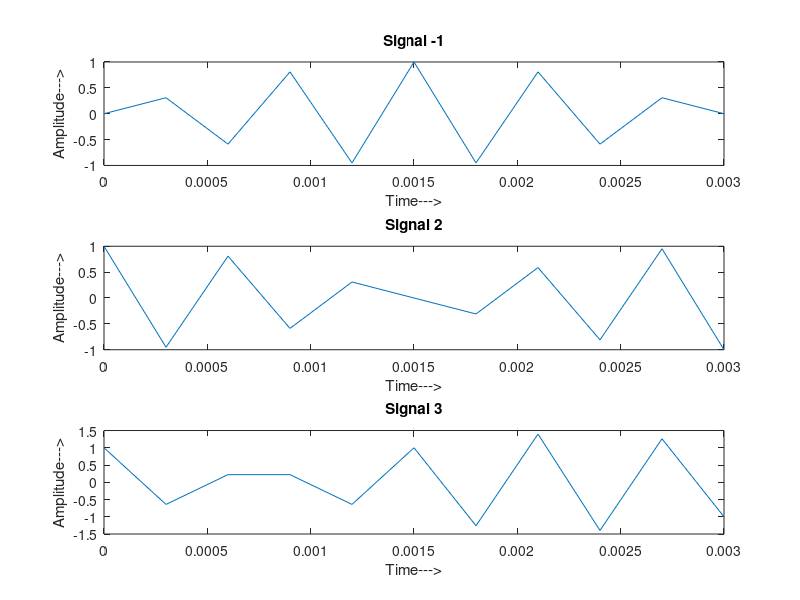

Write the MATLAB code that produced this figure. (Note: this script raises an error after producing the figure.)
clc;
clear all;
close all;

% Plotting the given signals.......
t=0:0.0003:0.003;
y1=sin(3000*pi*t);
y2=cos(3000*pi*t);
y3=sin(3000*pi*t)+cos(3000*pi*t);
subplot(3,1,1);
plot(t,y1);
title('Signal -1');
ylabel('Amplitude--->');
xlabel('Time--->');
subplot(3,1,2);
plot(t,y2);
title('Signal 2');
ylabel('Amplitude--->');
xlabel('Time--->');
subplot(3,1,3);
plot(t,y3);
title('Signal 3');
ylabel('Amplitude--->');
xlabel('Time--->');
disp('samples of signal 1');
disp(y1);
disp('samples of signal 2');
disp(y2);
disp('samples of signal 3');
disp(y3);

mx(1,1)=max(y1);
mx(1,2)=max(y2);
mx(1,3)=max(y3);
m1=max(ma);
disp('max of all signals');
disp(m1);

mn(1,1)=min(y1);
mn(1,2)=min(y2);
mn(1,3)=min(y3);
m2=min(mi);
disp('min of all signals');
disp(m2);

% Calculating step size.....
size=(m1-m2)/15;
disp('step size');
disp(size);

% Finding all quantization levels....
j=7;
for i=1:16
    quan(i)=size*j;
    j=j-1;
end
for i=1:16
    qlev(i,1)=quan(i);
end
disp('quantization levels');
disp(qlev);

% Assigning binary values to quantization levels.....
l=8;
for k=0:7    
w=k;
    for i=1:4
        tmp=mod(w,2);
        w=fix(w/2);
        po(i)=tmp;
    end
n=4;
    for j=1:4
        code(l,j)=po(n);
        n=n-1;
    end
    l=l-1;
end
l=16;   
for k=8:15    
w=k;
    for i=1:4
        tmp=mod(w,2);
        w=fix(w/2);
        po(i)=tmp;
    end
n=4;
    for j=1:4
        code(l,j)=po(n);
        n=n-1;
    end
    l=l-1;
end 
disp('Binary representation of each quantization level');
disp(code);


for i=1:11
    for j=1:15
        if y1(i)<=quan(j)&y1(i)>=quan(j+1)
            if y1(i)<=(quan(j+1)+quan(j))/2
                r1(i)=quan(j+1);
                j=16;
            else
                r1(i)=quan(j);
                j=16;
            end
        end
    end
end
disp('quantizied output of signal 1');
disp(r1);
for i=1:11
    for j=1:16
        if r1(i)==quan(j)
            for k=1:4
                s_1(i,k)=code(j,k);
            end
            j=17;
        end
    end
end
k=1;
for i=1:11
    for j=1:4
        s1(k)=s_1(i,j);
        k=k+1;
    end
end
disp('Equivalent binary output of signal 1');
disp(s1);

% second signal quantization.......
for i=1:11
    for j=1:15
        if y2(i)<=quan(j)&y2(i)>=quan(j+1)
            if y2(i)<=(quan(j+1)+quan(j))/2
                r2(i)=quan(j+1);
                j=16;
            else
                r2(i)=quan(j);
                j=16;
            end
        end
    end
end
disp('quantizied output of signal 2');
disp(r2);
for i=1:11
    for j=1:16
        if r2(i)==quan(j)
            for k=1:4
                s_2(i,k)=code(j,k);
            end
            j=17;
        end
    end
end
k=1;
for i=1:11
    for j=1:4
        s2(k)=s_2(i,j);
        k=k+1;
    end
end
disp('Equivalent binary output of signal 2');
disp(s2);
% Third Signal Quantization......
for i=1:11
    for j=1:15
        if y3(i)<=quan(j)&y3(i)>=quan(j+1)
            if y3(i)<=(quan(j+1)+quan(j))/2
                r3(i)=quan(j+1);
                j=16;
            else
                r3(i)=quan(j);
                j=16;
            end
        end
    end
end
r3(2)=quan(1);
disp('quantizied output of signal 3');
disp(r3);
for i=1:11
    for j=1:16
        if r3(i)==quan(j)
            for k=1:4
                s_3(i,k)=code(j,k);
            end
            j=17;
        end
    end
end
k=1;
for i=1:11
    for j=1:4
        s3(k)=s_3(i,j);
        k=k+1;
    end
end
disp('Equivalent binary output of signal 3');
disp(s3);

% Given polynomial.....
p=[1 0 1 1];

% forming a matrix of error patterns
for i=1:7
    for j=1:7
        if i==j
            error(i,j)=1;
        else
            error(i,j)=0;
        end
    end
end
disp('error patterns');
disp(error);

% Calculation of syndromes for its respective error pattern............
k=1;
for i=1:7
    erp=[];
    for j=1:7
        erp(j)=error(i,j);
    end
s=division(erp,p);
for j=1:3
    syn(i,j)=s(j);
end
end
disp('Respective syndrome for each error pattern');
disp(syn);
% Codeword generation for samples of signal 1......

% Shifting input data to left by 3 positions......
j=1;
i=1;
for k=1:11
    for n=1:4
    cow1(i)=s1(j);
    i=i+1;
    j=j+1;
    end
    for n=1:3
        cow1(i)=0;
        i=i+1;
    end  
end
% Generating cyclic codeword for input data......
k=1;
n=5;
for i=1:11
    for j=1:7
        tmp1(j)=cow1(k);
        k=k+1;
    end       
fcs=division(tmp1,p);
% Adding FCS to the shifted input data......
for i=1:3
    cow1(n)=fcs(i);
    n=n+1;
end
n=n+4;
end

% Codeword generation for samples of signal 2......

% Shifting input data to left by 3 positions......
j=1;
i=1;
for k=1:11
    for n=1:4
    cow2(i)=s2(j);
    i=i+1;
    j=j+1;
    end
    for n=1:3
        cow2(i)=0;
        i=i+1;
    end  
end
% Generating cyclic codeword for input data......
k=1;
n=5;
for i=1:11
    for j=1:7
        t2(j)=cow2(k);
        k=k+1;
    end       
fcs=division(t2,p);
% Adding FCS to the shifted input data......
for i=1:3
    cow2(n)=fcs(i);
    n=n+1;
end
n=n+4;
end

% Codeword generation for samples of signal 3......

% Shifting input data to left by 3 positions......
j=1;
i=1;
for k=1:11
    for n=1:4
    cow3(i)=s3(j);
    i=i+1;
    j=j+1;
    end
    for n=1:3
        cow3(i)=0;
        i=i+1;
    end  
end
% Generating cyclic codeword for input data......
k=1;
n=5;
for i=1:11
    for j=1:7
        tmp3(j)=cow3(k);
        k=k+1;
    end       
fcs=division(tmp3,p);
% Adding FCS to the shifted input data......
for i=1:3
    cow3(n)=fcs(i);
    n=n+1;
end
n=n+4;
end

% Performing multiplexing of 3 signals.......
n=1;
po=1;
for i=1:11
    for j=1:7
    tdm(n)=cow1(po);
    tdm(n+7)=cow2(po);
    tdm(n+14)=cow3(po);
    po=po+1;
    n=n+1;
    end
    n=n+14;
end

% Performing demultiplexing of 3 signals........
n=1;
po=1;
for i=1:11
    for j=1:7
        cow1(po)=tdm(n);
        cow2(po)=tdm(n+7);
        cow3(po)=tdm(n+14);
        po=po+1;
        n=n+1;
    end
    n=n+14;
end

% Performing error detection and correction on signal 1 codewords.....
k=1;
x=0;
for i=1:11
    for j=1:7
        tmp1(j)=cow1(k);
        k=k+1;
    end       
sy=division(tmp1,p);
if sy==0
    x=x+1;
else 
   disp('received cyclic codeword has an error');
end
end
if x==11
    disp('No error in received codewords of signal 1');
end
% Performing error detection and correction on signal 2 codewords.....
k=1;
x=0;
for i=1:11
    for j=1:7
        t2(j)=cow2(k);
        k=k+1;
    end       
sy=division(t2,p);
if sy==0
    x=x+1;
else
    disp('received cyclic codeword has an error');
end
end
if x==11
    disp('No error in received codewords of signal 2');
end
% Performing error detection and correction on signal 3 codewords.....
k=1;
x=0;
for i=1:11
    for j=1:7
        tmp3(j)=cow3(k);
        k=k+1;
    end       
sy=division(tmp3,p);
if sy==0
    x=x+1;
else
    disp('received cyclic codeword has an error');
end
end
if x==11
    disp('No error in received codewords of signal 3');
end

% Retreiving data from the codewords of signal 1........
n=1;
k=1;
for i=1:11
    for j=1:4
        re1(n)=cow1(k);
        k=k+1;
        n=n+1;
    end
    k=k+3;
end
disp('Received digital data of signal 1');
disp(re1);

% Retreiving data from the codewords of signal 2........
n=1;
k=1;
for i=1:11
    for j=1:4
        re2(n)=cow2(k);
        k=k+1;
        n=n+1;
    end
    k=k+3;
end
disp('Received digital data of signal 2');
disp(re2);

% Retreiving data from the codewords of signal 3........
n=1;
k=1;
for i=1:11
    for j=1:4
        re3(n)=cow3(k);
        k=k+1;
        n=n+1;
    end
    k=k+3;
end
disp('Received digital data of signal 3');
disp(re3);

% Getting the corresponding quantization level values for received digital data.....
% for signal 1......
k=1;
for i=1:11
    for j=1:4
        tmp(j)=re1(k);
        k=k+1;
    end
    
    for po=1:16
        n=0;
        for j=1:4
            if tmp(j)==code(po,j)
                   n=n+1;
            end
        end
        if n==4
            rs1(i)=quan(po);
            i=12;
        end
    end  
end
disp('Equivalent Quantized values of received digital data of signal 1');
disp(rs1);

% for signal 2.....
k=1;
for i=1:11
    for j=1:4
        tmp(j)=re2(k);
        k=k+1;
    end
    
    for po=1:16
        n=0;
        for j=1:4
            if tmp(j)==code(po,j)
                   n=n+1;
            end
        end
        if n==4
            rs2(i)=quan(po);
            i=12;
        end
    end  
end
disp('Equivalent Quantized values of received digital data of signal 2');
disp(rs2);

% for signal 3......
k=1;
for i=1:11
    for j=1:4
        tmp(j)=re3(k);
        k=k+1;
    end
    
    for po=1:16
        n=0;
        for j=1:4
            if tmp(j)==code(po,j)
                   n=n+1;
            end
        end
        if n==4
            rs3(i)=quan(po);
            i=12;
        end
    end  
end
disp('Equivalent Quantized values of received digital data of signal 3');
disp(rs3);


y1=interp(rs1,1);
figure;
subplot(3,1,1);
plot(t,y1);
title('Received Signal 1');
ylabel('Amplitude--->');
xlabel('Time--->');

% signal 2.....
y2=interp(rs2,1);
subplot(3,1,2);
plot(t,y2);
title('Received Signal 2');
ylabel('Amplitude--->');
xlabel('Time--->');

% signal 2.....
y3=interp(rs3,1);
subplot(3,1,3);
plot(t,y3);
title('Received Signal 3');
ylabel('Amplitude--->');
xlabel('Time--->');


function y1= division(y,P)
l1=length(y);  %generating the check code
l2=length(P);
y1= y;
for i= 1:l1-l2+1
    if y1(1,i) == 1
        y1(1,(1:l2)+i-1)= bitxor(y1(1,(1:l2)+i-1),P);
    end
end
y1=y1(1,l1-l2+2:l1);
end
